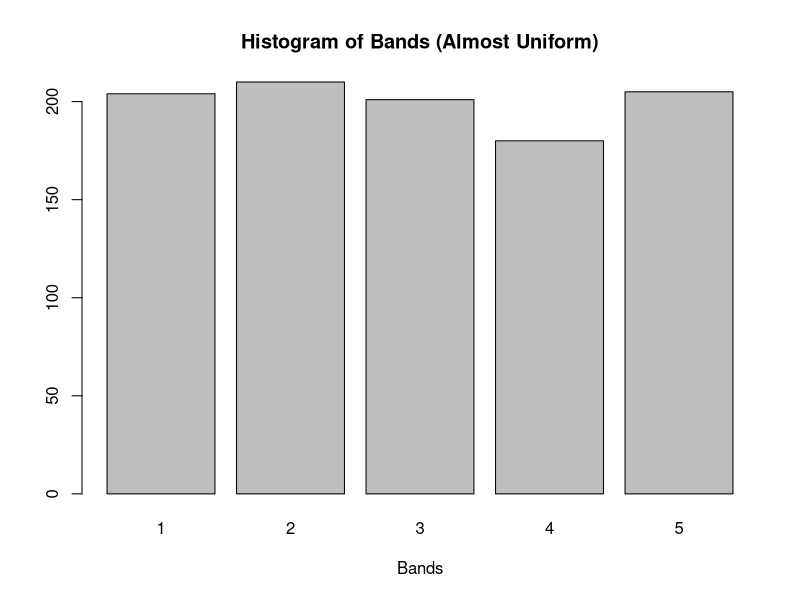
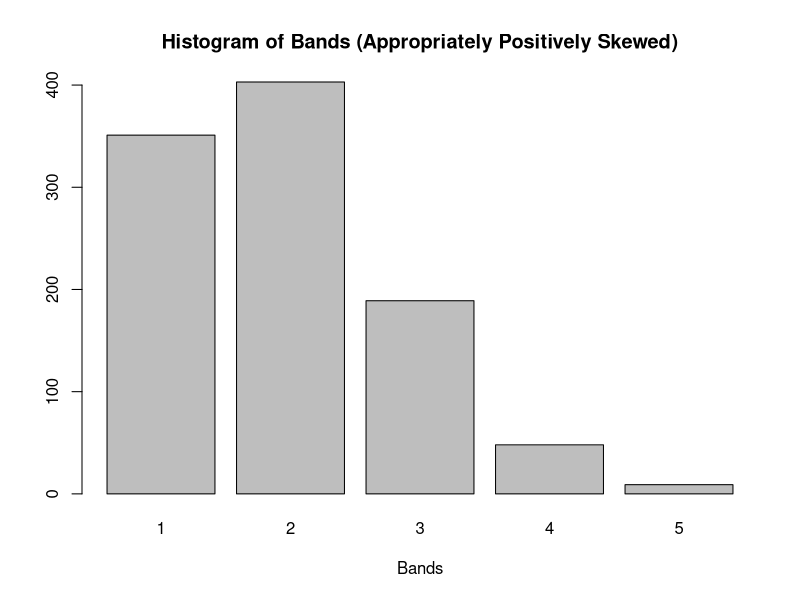
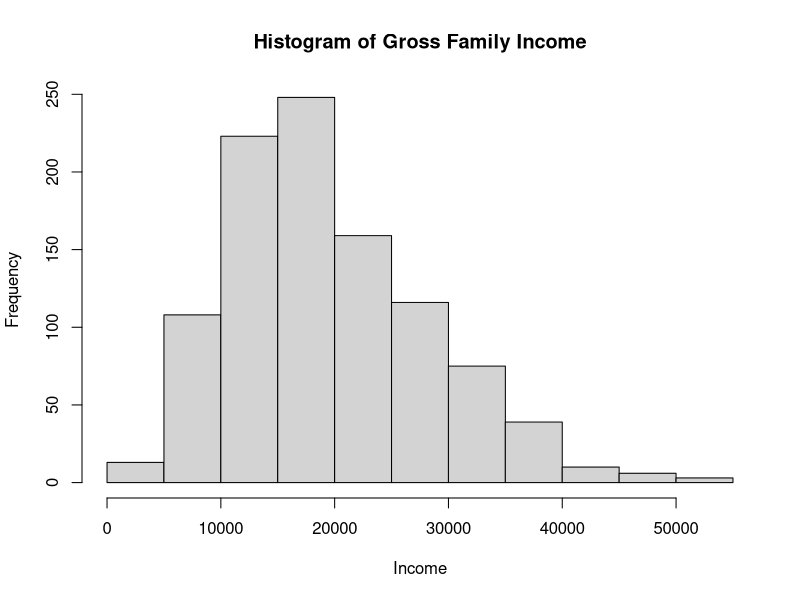
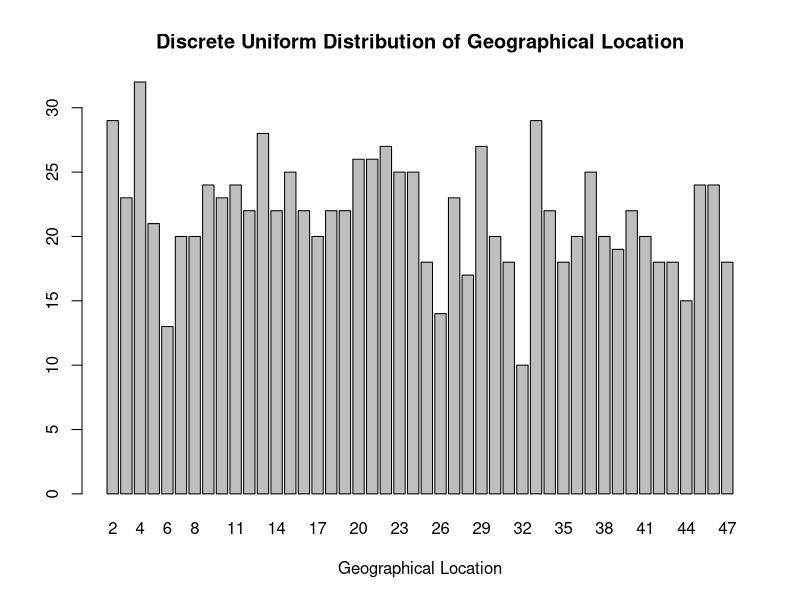
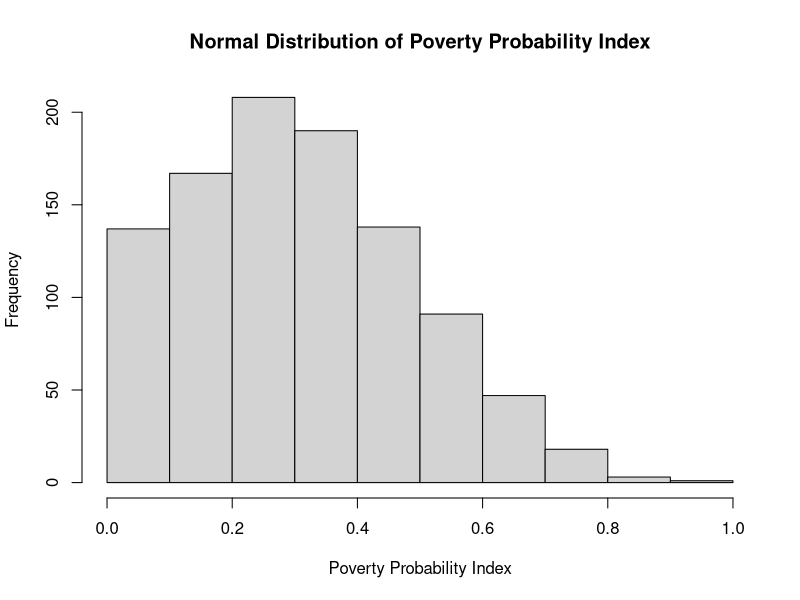
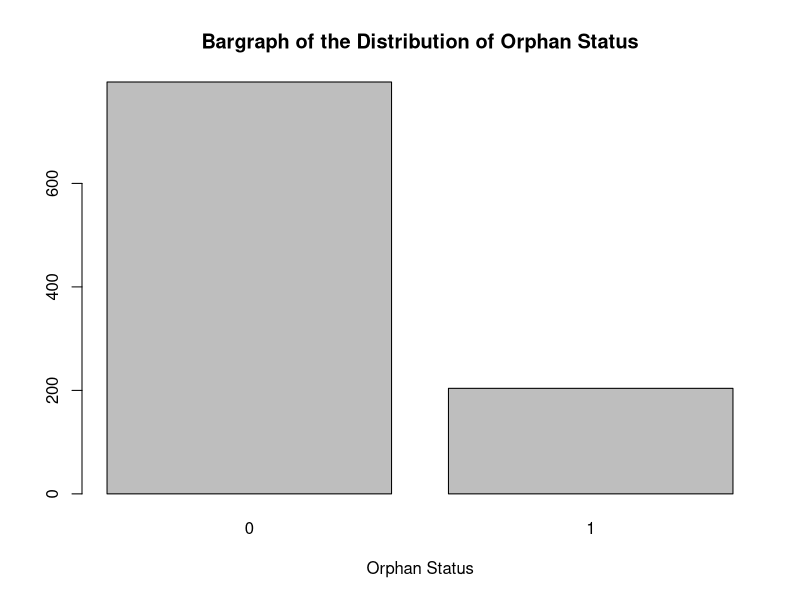
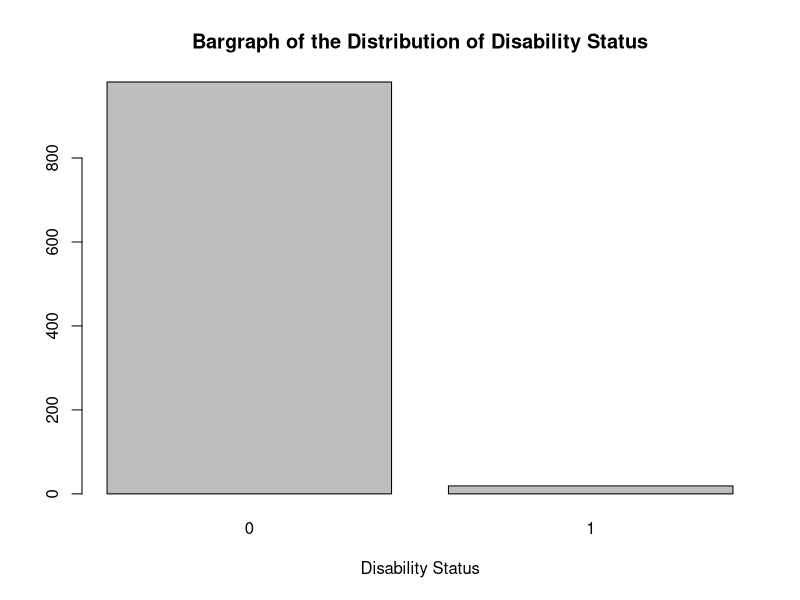
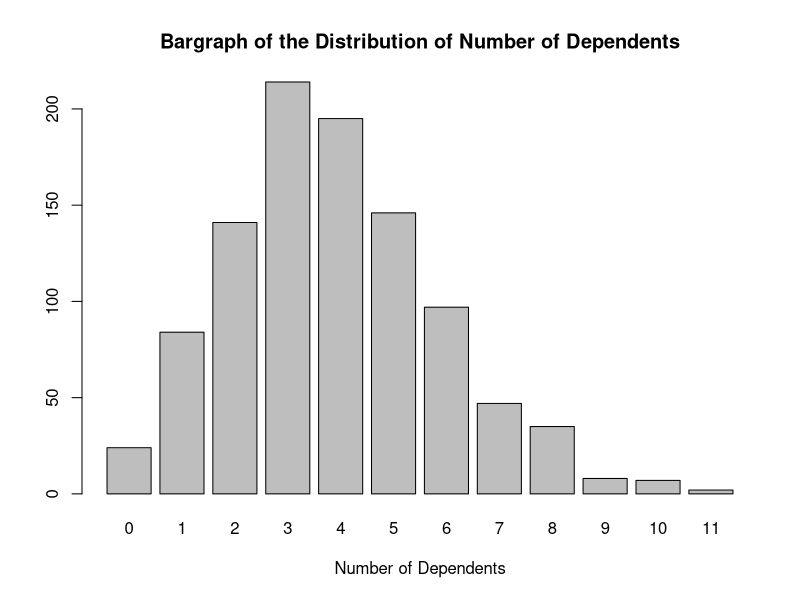

Write the R code that produced these figures, in order. (Note: this script raises an error after producing the figures.)
## ---- chunk 1

knitr::opts_chunk$set(warning = FALSE,
                      message = FALSE)

## ---- chunk 2

set.seed(44)
barplot(table(sample(1:5, 1000, replace = TRUE)), xlab  = "Bands", main = "Histogram of Bands (Almost Uniform)")

## ---- chunk 3

set.seed(44)
barplot(table(rbinom(n = 1000,size = 5, prob = 1/5) + 1),  xlab  = "Bands", main = "Histogram of Bands (Appropriately Positively Skewed)")

## ---- chunk 4

set.seed(44)
hist(rnbinom(n = 1000, size = 5, mu = 20000),  xlab  = "Income", main = "Histogram of Gross Family Income")

## ---- chunk 5

set.seed(44)
barplot(table(ceiling(runif(n = 1000, min = 1,  max = 47))), xlab  = "Geographical Location", main = "Discrete Uniform Distribution of Geographical Location")

## ---- chunk 6

set.seed(44)
hist(abs(rnorm(n = 1000, mean = 0.3, sd = 0.2)), xlab  = "Poverty Probability Index", main = "Normal Distribution of Poverty Probability Index")

## ---- chunk 7

set.seed(44)
barplot(table(rbinom(n = 1000, size = 1, prob = 0.222)), xlab  = "Orphan Status", main = "Bargraph of the Distribution of Orphan Status")

## ---- chunk 8

set.seed(44)
barplot(table(rbinom(n = 1000, size = 1, prob = 0.022)), xlab  = "Disability Status", main = "Bargraph of the Distribution of Disability Status")

## ---- chunk 9

set.seed(44)
barplot(table(rpois(n = 1000, lambda = 4)), xlab  = "Number of Dependents", main = "Bargraph of the Distribution of Number of Dependents")

## ---- chunk 10

set.seed(44)
hist(abs(rnorm(n = 1000, mean = 500000, sd = 50000)), xlab  = "Program Costs", main = "Histogram of Distribution of Program Costs (KES)")

## ---- chunk 11

set.seed(44)
barplot(table(rbinom(n = 1000, size = 2, prob = 1/3) + 1), xlab  = "Gender", main = "Bargraph of Gender")
          
## ---- chunk 12

# load packages
library(here)
library(tidyverse)

## ---- chunk 13
# table display setup
#| label: tbl-simulated_data .striped .hover .primary .bordered
#| tbl-cap: "Simulated data"
#| tbl-cap-location: bottom 

# for reproducibility
set.seed(44)
simulated_data <- data.frame(
  
  # sorting is necessary 
  Bands = sort(as.ordered(rbinom(n = 1000,
                                 size = 5,
                                 prob = 1/5) + 1), decreasing = FALSE),
  
  # sorting is necessary
  GrossFamilyIncome = sort(rnbinom(n = 1000,
                                   size = 5,
                                   mu = 20000), decreasing = FALSE),
  
  GeographicalLocation = as.factor(ceiling(runif(n = 1000,
                                                 min = 1,
                                                 max = 47))),
  
  # sorting is necessary
  PovertyProbabilityIndex = sort(abs(rnorm(n = 1000,
                                      mean = 0.3,
                                      sd = 0.2)), decreasing = TRUE),
  
  Orphans = as.factor(rbinom(n = 1000,
                             size = 1,
                             prob = 0.222)),
  
  Disability = as.factor(rbinom(n = 1000,
                                size = 1,
                                prob = 0.022)), 
  
  NumberOfDependents = rpois(n = 1000,
                             lambda = 4),
  
  ProgramCostsKES = abs(rnorm(n = 1000,
                              mean = 500000,
                              sd = 50000)),
  
  Gender = as.factor(rbinom(n = 1000,
                            size = 2,
                            prob = c(0.49, 0.50, 0., 0.01)) + 1)
)

# view data (printed on your browser)
knitr::kable(head(x = simulated_data, n = 5))

## ---- chunk 14

# write data to disc
write.csv(x = simulated_data, row.names = FALSE, file = here::here("./Data/simulated_data.csv"))
saveRDS(object = simulated_data, file = here::here("./Data/simulated_data.rds"))

